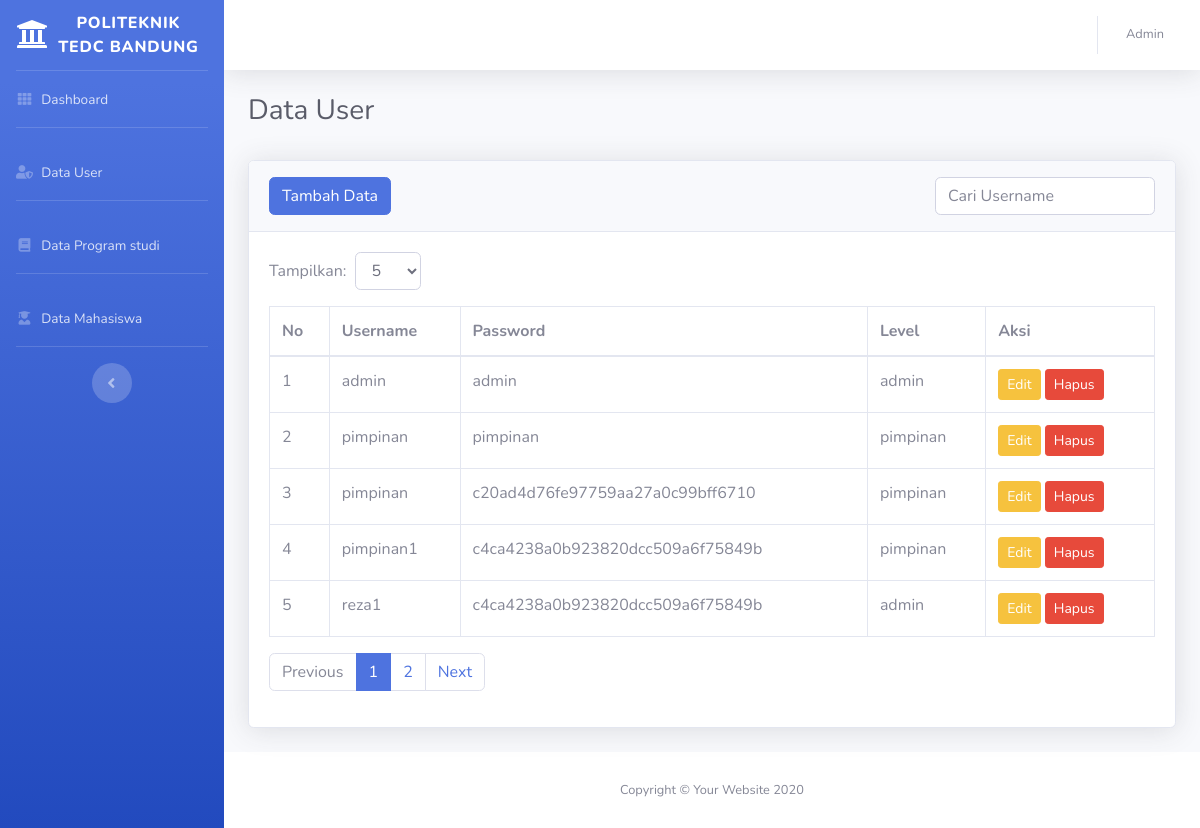
Screenshot of /admin/admin_user.php (signed in) with the database file from the repository.
### tables this page shows
CREATE TABLE `tb_user` (
  `id_user` int(11) NOT NULL,
  `username` varchar(50) NOT NULL,
  `password` varchar(255) NOT NULL,
  `level` varchar(50) NOT NULL
);

### admin/admin_user.php (the view, shortened to what this page needs)
<?php
include 'config.php'
?>
<?php
$level = $_SESSION['level'];
?>
<!DOCTYPE html>
<html lang="en">
<head>
    <link href="vendor/fontawesome-free/css/all.min.css" rel="stylesheet" type="text/css">
        <link href="https://cdnjs.cloudflare.com/ajax/libs/font-awesome/5.15.4/css/all.min.css" rel="stylesheet">
    <link href="css/sb-admin-2.min.css" rel="stylesheet">
</head>
<body id="page-top">
    <div id="wrapper">
        <ul class="navbar-nav bg-gradient-primary sidebar sidebar-dark accordion" id="accordionSidebar">
            <a class="sidebar-brand d-flex align-items-center justify-content-center" href="index.php">
                <div class="sidebar-brand-icon rotate-n-1">
                <i class="fas fa-university"></i>
                </div>
                <div class="sidebar-brand-text mx-1"> POLITEKNIK TEDC BANDUNG </div>
            </a>
            <hr class="sidebar-divider my-0">
            <li class="nav-item">
                <a class="nav-link" href="admin.php">
                <i class="fas fa-fw fa-th"></i>
                    <span>Dashboard</span></a>
            </li>
            <hr class="sidebar-divider">
            <li class="nav-item">
                <a class="nav-link" href="admin_user.php">
                <i class="fas fa-fw fa-user-shield"></i>
                    <span> Data User</span></a>
            </li>
            <hr class="sidebar-divider">
            <li class="nav-item">
                <a class="nav-link" href="programstudi.php">
                <i class="fas fa-fw fa-book"></i>
                    <span> Data Program studi</span></a>
            </li>
            <hr class="sidebar-divider">
            <li class="nav-item">
                <a class="nav-link" href="mahasiswa.php">
                <i class="fas fa-fw fa-user-graduate"></i>
                    <span>Data Mahasiswa</span></a>
            </li>
            <hr class="sidebar-divider d-none d-md-block">
            <div class="text-center d-none d-md-inline">
                <button class="rounded-circle border-0" id="sidebarToggle"></button>
            </div>
        </ul>
        <div id="content-wrapper" class="d-flex flex-column">
            <div id="content">
                <nav class="navbar navbar-expand navbar-light bg-white topbar mb-4 static-top shadow">
                    <ul class="navbar-nav ml-auto">
                        <li class="nav-item dropdown no-arrow">
                            <a class="nav-link dropdown-toggle" href="#" id="userDropdown" role="button"
                                data-toggle="dropdown" aria-haspopup="true" aria-expanded="false">
                                <span class="mr-2 d-none d-lg-inline text-gray-600 small">
                                <?php echo ucfirst(string: $level); ?>
                                </span>
                            </a>
                        </li>
                    </ul>
                </nav>
                <?php
$limit = isset($_GET['limit']) ? (int)$_GET['limit'] : 5;
$page = isset($_GET['page']) ? (int)$_GET['page'] : 1;
$page = max($page, 1);
$offset = ($page - 1) * $limit;
$search = isset($_GET['search']) ? mysqli_real_escape_string($config, $_GET['search']) : '';
$query = "SELECT * FROM tb_user WHERE username LIKE '%$search%' LIMIT $limit OFFSET $offset";
$result = mysqli_query($config, $query);
$query_count = "SELECT COUNT(*) AS total FROM tb_user WHERE username LIKE '%$search%'";
$count_result = mysqli_query($config, $query_count);
$total_data = mysqli_fetch_assoc($count_result)['total'];
$total_pages = ceil($total_data / $limit);
?>
<div class="container-fluid">
    <h1 class="h3 mb-2 text-gray-800">Data User</h1>
    <br>
    <div class="card shadow mb-4">
        <div class="card-header py-3 d-flex justify-content-between align-items-center">
            <button type="button" class="btn btn-primary" data-toggle="modal" data-target="#tambahDataModal">
                Tambah Data
            </button>
            <form method="GET" class="form-inline">
                <input type="text" name="search" class="form-control" placeholder="Cari Username" value="<?= htmlspecialchars($search); ?>">
            </form>
        </div>
        <div class="card-body">
            <form method="GET" class="form-inline mb-3">
                <label for="limit" class="mr-2">Tampilkan: </label>
                <select name="limit" id="limit" class="form-control mr-2" onchange="this.form.submit()">
                    <option value="5" <?= $limit == 5 ? 'selected' : ''; ?>>5</option>
                </select>
            </form>
            <table class="table table-bordered">
                <thead>
                    <tr>
                        <th>No</th>
                        <th>Username</th>
                        <th>Password</th>
                        <th>Level</th>
                        <th>Aksi</th>
                    </tr>
                </thead>
                <tbody>
                    <?php
                    if ($result->num_rows > 0) {
                        $no = $offset + 1;
                        while ($row = $result->fetch_assoc()) {
                        echo "<tr>
                            <td>$no</td>
                            <td>{$row['username']}</td>";
                            if ($level == 'admin') {
                                echo "<td>{$row['password']}</td>";
                            } else {
                                echo "<td>*****</td>";
                            }
                            echo "<td>{$row['level']}</td>
                            <td>
                                <button class='btn btn-warning btn-sm' data-toggle='modal' data-target='#editDataModal{$row['id_user']}'>Edit</button>
                                <a href='?delete={$row['id_user']}' class='btn btn-danger btn-sm' onclick='return confirm(\"Hapus data ini?\")'>Hapus</a>
                            </td>
                        </tr>";
                        $no++;
                    ?>
                    <?php } } ?>
                </tbody>
            </table>
            <ul class="pagination">
                <li class="page-item <?= $page <= 1 ? 'disabled' : ''; ?>">
                    <a class="page-link" href="?page=<?= $page - 1; ?>&limit=<?= $limit; ?>&search=<?= urlencode($search); ?>">Previous</a>
                </li>
                <?php for ($i = 1; $i <= $total_pages; $i++): ?>
                    <li class="page-item <?= $i == $page ? 'active' : ''; ?>">
                        <a class="page-link" href="?page=<?= $i; ?>&limit=<?= $limit; ?>&search=<?= urlencode($search); ?>"><?= $i; ?></a>
                    </li>
                <?php endfor; ?>
                <li class="page-item <?= $page >= $total_pages ? 'disabled' : ''; ?>">
                    <a class="page-link" href="?page=<?= $page + 1; ?>&limit=<?= $limit; ?>&search=<?= urlencode($search); ?>">Next</a>
                </li>
            </ul>
        </div>
    </div>
</div>
    </div>
     <footer class="sticky-footer bg-white">
                <div class="container my-auto">
                    <div class="copyright text-center my-auto">
                        <span>Copyright &copy; Your Website 2020</span>
                    </div>
                </div>
            </footer>
        </div>
    </div>
</body>
</html>

### rows the page displays
tb_user: username "admin", password "admin", level "admin"
tb_user: username "pimpinan", password "pimpinan", level "pimpinan"
tb_user: username "pimpinan", password "c20ad4d76fe97759aa27a0c99bff6710", level "pimpinan"
tb_user: username "pimpinan1", password "c4ca4238a0b923820dcc509a6f75849b", level "pimpinan"
tb_user: username "reza1", password "c4ca4238a0b923820dcc509a6f75849b", level "admin"

### other values shown
$level "Admin"
